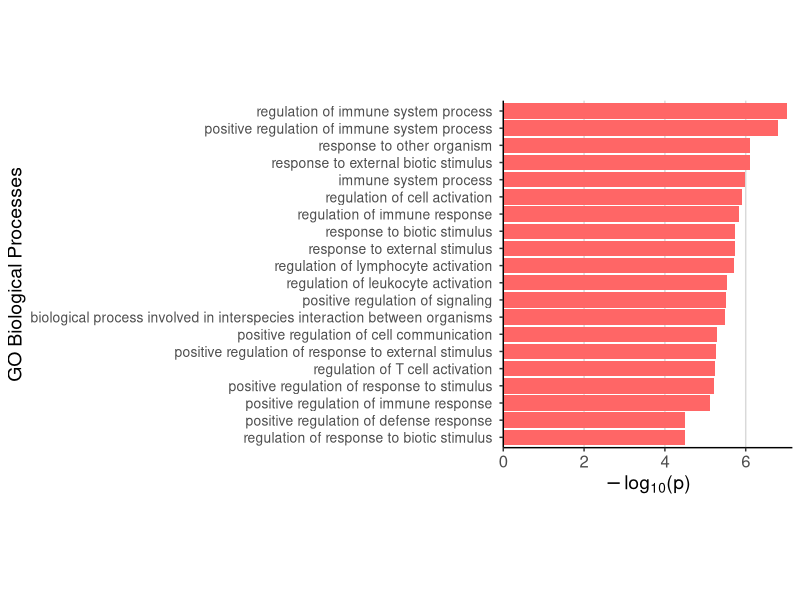

Recreate this plot in R.
library(ggplot2)
library(forcats)
library(cowplot)
library(patchwork)
library(dplyr)
library(qvalue)


## Supp Figure 4 - GO Enrichment of IMD-colocalized eQTLs

go_enrichment <- read.table('../data/SuppFig4/GO_eQTL_enrichment_nearby.txt', header = T, sep='\t')

p_S4 <- go_enrichment %>% slice(1:20) %>%
  ggplot(aes(x=-log10(pvalue), y=fct_reorder(GO_biological_processes, pvalue, .desc=T))) + geom_col(fill='#FF6666') +
  theme_classic() +   background_grid(major = 'x') +
  scale_x_continuous(expand = expansion(mult = c(0, .02))) +
  labs(x=expression(-log[10]*"(p)"), y="GO Biological Processes") +
  theme(axis.title.x = element_text(size=14), axis.title.y = element_text(size=14), 
        axis.text.x = element_text(size=12), axis.text.y = element_text(size=10),
        aspect.ratio = 1.2
        )

ggsave('../figures/SuppFig4/SuppFig4.pdf', 
       plot = p_S4, 
       width=200, height=100, units="mm")
